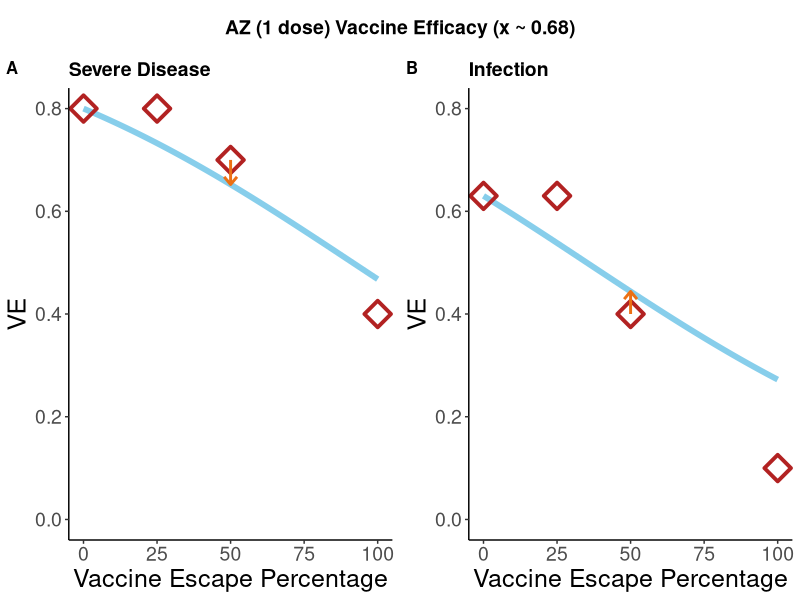

R code for this plot:
#Plot the OR (Vaccine Efficacy Odds) efficacy/(1-efficacy)

#SPECIFICALLY,
#we only minimise the error at the central (50%) mark.

rm(list=ls())

require(tidyverse)

#The Problem:
#We have data: y0, y25, y50, y75 that we want to scale like so:

#y0*x = y25
#y0*(x^2) = y50
#y0*(x^3) = y75

#No x will fit perfectly, but what's the best we can do?

#----------------------------

#Build y vectors, one for AZ, one for PF, one for infectiousness combined

#AZ ones correspond all to 1 dose: VE against  (i) severe disease, (ii) infection
y0_AZ <- c(0.8/(1-0.8), 0.63/(1-0.63) )

y25_AZ <- c(0.8/(1-0.8), 0.63/(1-0.63))
y50_AZ <- c(0.7/(1-0.7), 0.4/(1-0.4))
y75_AZ <- c(0.4/(1-0.4), 0.1/(1-0.1))
y100_AZ <- y75_AZ


#PF values correspond to VE against (i/ii) severe disease 1dose/2dose (iii/iv) infection 1dose/2dose (v) infectiousness (1 dose)
y0_PF <- c(0.8/(1-0.8), 0.95/(1-0.95), 0.65/(1-0.65), 0.86/(1-0.86))

y25_PF <- c(0.8/(1-0.8), 0.95/(1-0.95), 0.65/(1-0.65), 0.85/(1-0.85))
y50_PF <- c(0.7/(1-0.7), 0.9/(1-0.9), 0.55/(1-0.55), 0.75/(1-0.75))
y75_PF <- c(0.6/(1-0.6), 0.85/(1-0.85), 0.45/(1-0.45), 0.55/(1-0.55))
y100_PF <- y75_PF

#Lastly we do a separate one for infectious values (1 dose) of either AZ or PF
y0_infect <- 0.45/(1-0.45)

y25_infect <- 0.45/(1-0.45)
y50_infect <- 0.2/(1-0.2)
y75_infect <- 0
y100_infect <- y75_infect

#-----------------------------------------



#So new scenario, we consider negative as 100%, and we cap it out at risk of 1 (100%)

error_x_AZ <- function(x) {
  
  #Allocate memory:
  y25_estimate_AZ <- c(0,0)
  y50_estimate_AZ <- c(0,0)
  y100_estimate_AZ <- c(0,0)
  
  y25_estimate_AZ <-  (x)*y0_AZ
  y50_estimate_AZ <-  (x^2)*y0_AZ
  y100_estimate_AZ <- (x^4)*y0_AZ
  
  y50_estimate_AZ_probability <- y50_estimate_AZ/(y50_estimate_AZ+1)
  y50_AZ_probability <- y50_AZ/(y50_AZ+1)
  
  error_amt <- (sum((abs(y50_estimate_AZ_probability - y50_AZ_probability))^2  )  )#+  sum(abs(y100_estimate_AZ - y100_AZ)) + +  sum(abs(y25_estimate_AZ - y25_AZ)) )
  return(error_amt)
}


optim_AZ <- optimize(error_x_AZ, interval = c(0,2))
optim_x_AZ <- optim_AZ$minimum
optim_x_AZ_error <- optim_AZ$objective

#----------------------------

#Now PF
#Assume the same worst case is 100%, and that we cap risk at 1.

error_x_PF <- function(x) {
  
  #Allocate memory:
  y25_estimate_PF <- c(0,0,0,0)
  y50_estimate_PF <- c(0,0,0,0)
  y100_estimate_PF <- c(0,0,0,0)
  
  y25_estimate_PF <- (x)*y0_PF
  y50_estimate_PF <- (x^2)*y0_PF
  y100_estimate_PF <- (x^4)*y0_PF
  
  error_amt <- (sum( (abs(y50_estimate_PF - y50_PF))^1  ) ) # +  sum(abs(y100_estimate_PF - y100_PF))  +  sum(abs(y25_estimate_PF - y25_PF)) )
  return(error_amt)
}

optim_PF <- optimize(error_x_PF, interval = c(0,1))
optim_x_PF <- optim_PF$minimum
optim_x_PF_error <- optim_PF$objective

#----------------------------

#Now infectiousness
error_x_infect <- function(x) {
  
  #Allocate memory:
  y25_estimate_infect <- 0
  y50_estimate_infect <- 0
  y100_estimate_infect <- 0
  
  y25_estimate_infect <- (x)*y0_infect
  y50_estimate_infect <- (x^2)*y0_infect
  y100_estimate_infect <- (x^4)*y0_infect
  
  error_amt <- (sum(abs(y50_estimate_infect - y50_infect))  )  #+  sum(abs(y100_estimate_infect - y100_infect)) +  sum(abs(y25_estimate_infect - y25_infect)) )
  return(error_amt)
}

optim_infect <- optimize(error_x_infect, interval = c(0,4))
optim_x_infect <- optim_infect$minimum
optim_x_infect_error <- optim_infect$objective


#Okay, now we want to plot it
######
#AZ
######

percent_mark <- seq(0,100, length.out = 101)

# Severe Disease

sev_disease_efficacy <- (0.8/(1-0.8))*(optim_x_AZ^(percent_mark/25))
#Convert back to probability:
sev_disease_efficacy <- sev_disease_efficacy/(sev_disease_efficacy+1)

Table_Data <- data.frame(percent_mark = c(0, 25, 50, 100), sev_disease_efficacy = c(0.8, 0.8, 0.7, 0.4))
Mapped_Data <- data.frame(percent_mark = percent_mark, sev_disease_efficacy = sev_disease_efficacy)

ggplot(data=Mapped_Data, aes(x=percent_mark, y=sev_disease_efficacy, group=1)) +
  geom_line(color="skyblue", size = 2) +
  geom_point(data = Table_Data, color = 'firebrick', shape = 5, size = 5, stroke = 2)+
  labs(title="Severe Disease",
       x ="Vaccine Escape Percentage", y = "VE") +
  geom_path(data = data.frame(percent_mark = c(50, 50), sev_disease_efficacy = c(0.7, sev_disease_efficacy[51]) ),
            size = 1, colour = "#EC7014",
            arrow = arrow(type = "open", angle = 40, length = unit(0.1, "inches")) 
  )+ylim(0,0.8)+
  theme_classic() +
  theme(
    plot.title = element_text( size=14, face="bold"),
    axis.title.x = element_text(size=18),
    axis.title.y = element_text(size=18),
    axis.text = element_text(size=14)
  )  ->  AZ_sev_dis_50_fit


# Infection

infection_efficacy <- (0.63/(1-0.63))*(optim_x_AZ^(percent_mark/25))
#Convert back to probability:
infection_efficacy <- infection_efficacy/(infection_efficacy+1)

Table_Data <- data.frame(percent_mark = c(0, 25, 50, 100), infection_efficacy = c(0.63, 0.63, 0.4, 0.1))
Mapped_Data <- data.frame(percent_mark = percent_mark, infection_efficacy = infection_efficacy)

ggplot(data=Mapped_Data, aes(x=percent_mark, y=infection_efficacy, group=1)) +
  geom_line(color="skyblue", size = 2) +
  geom_point(data = Table_Data, color = 'firebrick', shape = 5, size = 5, stroke = 2)+
  labs(title="Infection",
       x ="Vaccine Escape Percentage", y = "VE") +
  geom_path(data = data.frame(percent_mark = c(50, 50), infection_efficacy = c(0.4, infection_efficacy[51]) ),
            size = 1, colour = "#EC7014",
            arrow = arrow(type = "open", angle = 40, length = unit(0.1, "inches")) 
  )+ ylim(0,0.8)+
  theme_classic() +
  theme(
    plot.title = element_text( size=14, face="bold"),
    axis.title.x = element_text(size=18),
    axis.title.y = element_text(size=18),
    axis.text = element_text(size=14)
  ) ->  AZ_infection_50_fit


require(cowplot)
plot_grid(AZ_sev_dis_50_fit, AZ_infection_50_fit, labels = c('A', 'B'), label_size = 12) -> p

#Make a title
title <- ggdraw() + draw_label("AZ (1 dose) Vaccine Efficacy (x ~ 0.68)", fontface='bold')
#Add title:
plot_grid(title, p, ncol=1, rel_heights=c(0.1, 1)) # rel_heights values control title margins
